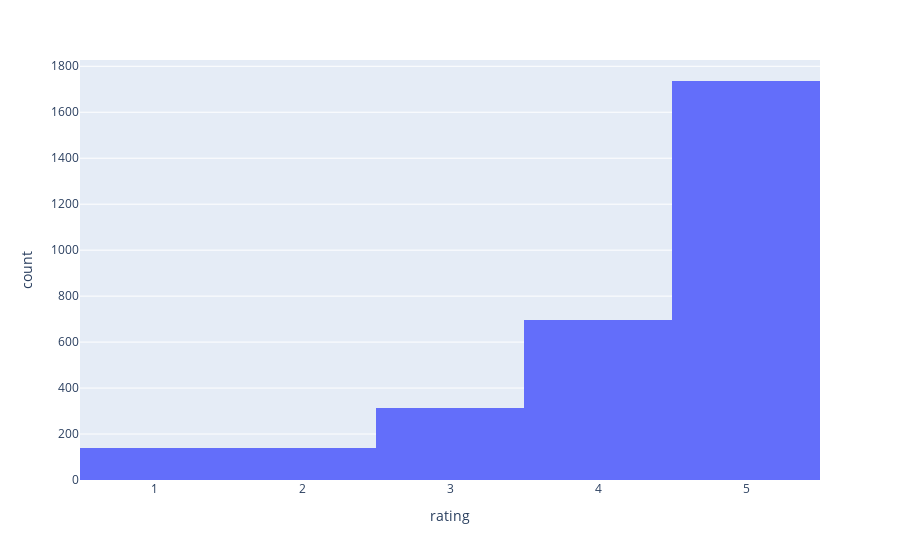

Source (notebook cell):
### Code cell
# Majority of reviews had a rating of five followed by 4 and 3

px.histogram(df, x = df['rating']).update_xaxes(categoryorder = 'total ascending')

### Figure 1 — Plotly figure (JSON) as saved in the notebook; plotly's stock layout.template omitted (floating-point values rounded to 4 significant figures; data arrays with more than 128 entries replaced by an {"elided": "..."} marker saying what was removed)
{"data": [{"alignmentgroup": "True", "bingroup": "x", "hovertemplate": "rating=%{x}<br>count=%{y}<extra></extra>", "legendgroup": "", "marker": {"color": "#636efa"}, "name": "", "offsetgroup": "", "orientation": "v", "showlegend": false, "type": "histogram", "x": {"elided": "3023 int values"}, "xaxis": "x", "yaxis": "y"}], "layout": {"barmode": "relative", "legend": {"tracegroupgap": 0}, "margin": {"t": 60}, "xaxis": {"anchor": "y", "categoryorder": "total ascending", "domain": [0, 1], "title": {"text": "rating"}}, "yaxis": {"anchor": "x", "domain": [0, 1], "title": {"text": "count"}}}}
